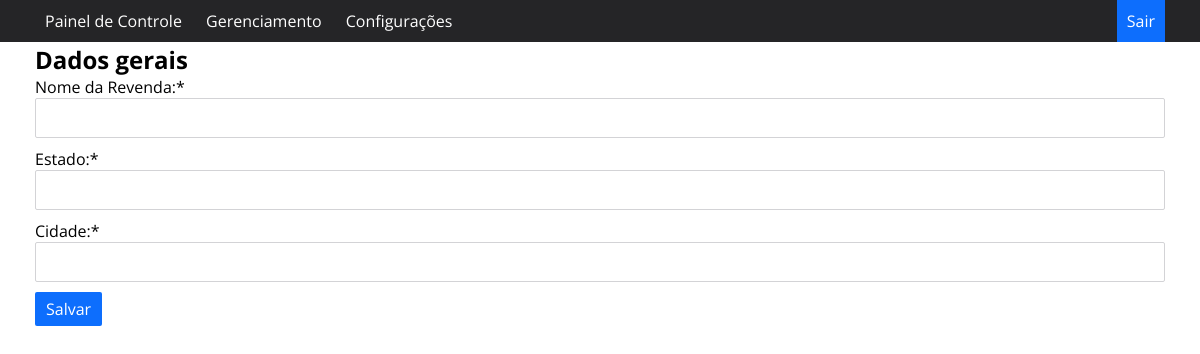
Page /editarrevenda/4 (signed in) on the earlier database version.
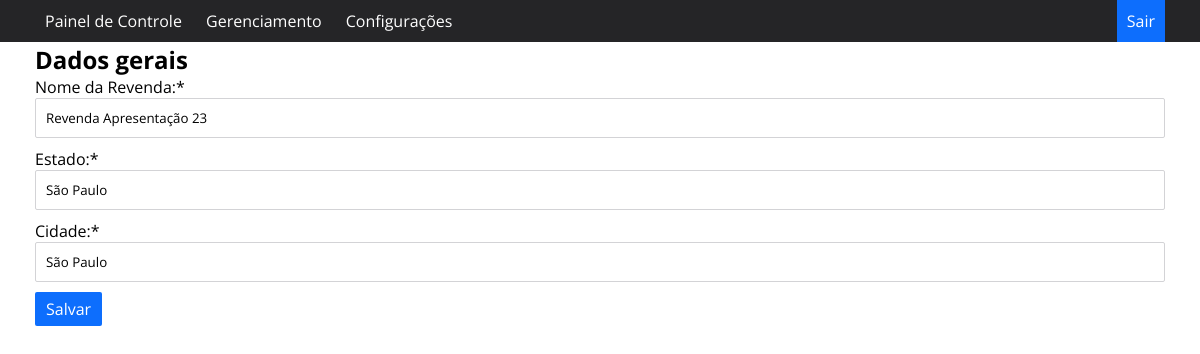
Same page on the later database version.
### app.py (models this page shows, shortened)
class Revenda(db.Model):
    id = db.Column('id', Integer, primary_key=True, autoincrement=True)
    datainsercao = db.Column('datainsercao', String(500), nullable=False)
    revenda = db.Column('revenda', String(255), nullable=False)
    estado = db.Column('estado', String(255), nullable=False)
    cidade = db.Column('cidade', String(255), nullable=False)

### app.py (the view)
@app.route('/editarrevenda/<int:id>', methods=['GET', 'POST'])
def editarrevenda(id):
    if esta_logado():
        revenda = Revenda.query.get(id)
        if request.method:
            if request.method == 'POST':
                revenda.revenda = request.form['revenda']
                revenda.estado = request.form['estado']
                revenda.cidade = request.form['cidade']
                db.session.commit()
                return redirect(url_for('gerenciamentorevendas'))
            return render_template('editarrevenda.html', revenda=revenda)
        return render_template('gerenaciamentorevendas.html', revenda=revenda)
    else:
        return redirect(url_for('index'))

### app.py (called while the page is built)
def esta_logado():
    print(logado)
    if logado:
        return True
    else:
        return False

### templates/editarrevenda.html
{% extends "template.html" %}
{% block conteudo %}
    <h1>Editar Revenda</h1>
    <h2>Dados gerais</h2>
    <section>
    <form name="editarrevenda" class="form" method="post" action="/editarrevenda/{{revenda.id}}">
            <div class="form-group">
                <label for="revenda" class="label">Nome da Revenda:*</label>
                <input type="text" name="revenda" class="form-control" required value="{{revenda.revenda}}">
            </div>
            <div class="form-group">
                <label for="estado" class="label">Estado:*</label>
                <input type="text" name="estado" class="form-control" required value="{{revenda.estado}}">
            </div>
            <div class="form-group">
                <label for="cidade" class="label">Cidade:*</label>
                <input type="text" name="cidade" class="form-control" required value="{{revenda.cidade}}">
            </div>
            <div class="buttons">
            <button class="btnedit" type="submit">Salvar</button>
            </div>
    </form>
    </section>
{% endblock %}

Differences in the rows shown:
added Revenda: revenda "Revenda Apresentação 23", estado "São Paulo", cidade "São Paulo"
